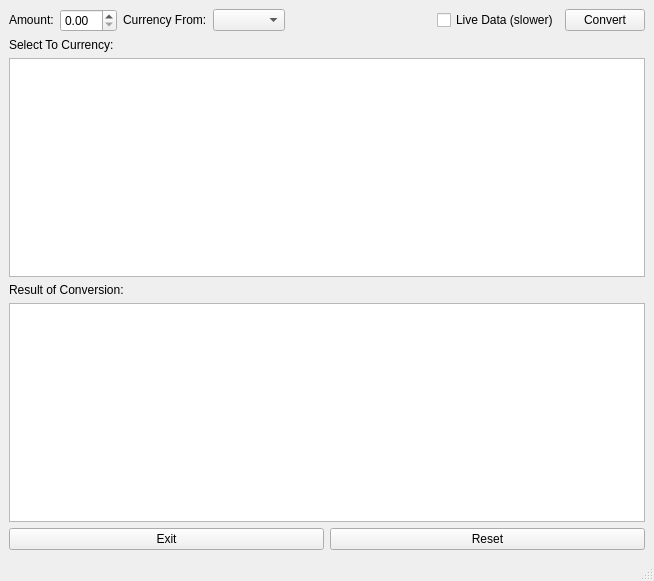
<?xml version="1.0" encoding="UTF-8"?>
<ui version="4.0">
 <class>MainWindow</class>
 <widget class="QMainWindow" name="MainWindow">
  <property name="geometry">
   <rect>
    <x>0</x>
    <y>0</y>
    <width>654</width>
    <height>581</height>
   </rect>
  </property>
  <property name="sizePolicy">
   <sizepolicy hsizetype="Minimum" vsizetype="Minimum">
    <horstretch>0</horstretch>
    <verstretch>0</verstretch>
   </sizepolicy>
  </property>
  <property name="windowTitle">
   <string>MainWindow</string>
  </property>
  <widget class="QWidget" name="centralwidget">
   <layout class="QGridLayout" name="gridLayout_2">
    <item row="0" column="0">
     <layout class="QVBoxLayout" name="vL">
      <item>
       <layout class="QHBoxLayout" name="hl1">
        <item>
         <widget class="QLabel" name="l_amount">
          <property name="sizePolicy">
           <sizepolicy hsizetype="Maximum" vsizetype="Maximum">
            <horstretch>0</horstretch>
            <verstretch>0</verstretch>
           </sizepolicy>
          </property>
          <property name="text">
           <string>Amount:</string>
          </property>
         </widget>
        </item>
        <item>
         <widget class="QDoubleSpinBox" name="dsb_amount">
          <property name="sizePolicy">
           <sizepolicy hsizetype="Maximum" vsizetype="Fixed">
            <horstretch>0</horstretch>
            <verstretch>0</verstretch>
           </sizepolicy>
          </property>
         </widget>
        </item>
        <item>
         <widget class="QLabel" name="l_from">
          <property name="sizePolicy">
           <sizepolicy hsizetype="Maximum" vsizetype="Maximum">
            <horstretch>0</horstretch>
            <verstretch>0</verstretch>
           </sizepolicy>
          </property>
          <property name="text">
           <string>Currency From:</string>
          </property>
         </widget>
        </item>
        <item>
         <widget class="QComboBox" name="cb_from"/>
        </item>
        <item>
         <spacer name="horizontalSpacer">
          <property name="orientation">
           <enum>Qt::Horizontal</enum>
          </property>
          <property name="sizeHint" stdset="0">
           <size>
            <width>40</width>
            <height>20</height>
           </size>
          </property>
         </spacer>
        </item>
        <item>
         <widget class="QCheckBox" name="cb_live">
          <property name="text">
           <string>Live Data (slower)</string>
          </property>
         </widget>
        </item>
        <item>
         <widget class="QPushButton" name="pb_convert">
          <property name="text">
           <string>Convert</string>
          </property>
         </widget>
        </item>
       </layout>
      </item>
      <item>
       <layout class="QHBoxLayout" name="hl2"/>
      </item>
      <item>
       <widget class="QLabel" name="l_selectTo">
        <property name="text">
         <string>Select To Currency:</string>
        </property>
       </widget>
      </item>
      <item>
       <widget class="QListWidget" name="lw_toCurr">
        <property name="selectionMode">
         <enum>QAbstractItemView::MultiSelection</enum>
        </property>
        <property name="sortingEnabled">
         <bool>true</bool>
        </property>
       </widget>
      </item>
      <item>
       <widget class="QLabel" name="l_resutlConv">
        <property name="text">
         <string>Result of Conversion:</string>
        </property>
       </widget>
      </item>
      <item>
       <widget class="QTextEdit" name="te_result"/>
      </item>
      <item>
       <layout class="QHBoxLayout" name="hl3">
        <item>
         <widget class="QPushButton" name="pb_exit">
          <property name="text">
           <string>Exit</string>
          </property>
         </widget>
        </item>
        <item>
         <widget class="QPushButton" name="pb_reset">
          <property name="text">
           <string>Reset</string>
          </property>
         </widget>
        </item>
       </layout>
      </item>
     </layout>
    </item>
   </layout>
  </widget>
  <widget class="QMenuBar" name="menubar">
   <property name="geometry">
    <rect>
     <x>0</x>
     <y>0</y>
     <width>654</width>
     <height>22</height>
    </rect>
   </property>
  </widget>
  <widget class="QStatusBar" name="statusbar"/>
 </widget>
 <resources/>
 <connections>
  <connection>
   <sender>pb_exit</sender>
   <signal>clicked()</signal>
   <receiver>MainWindow</receiver>
   <slot>close()</slot>
   <hints>
    <hint type="sourcelabel">
     <x>166</x>
     <y>282</y>
    </hint>
    <hint type="destinationlabel">
     <x>324</x>
     <y>163</y>
    </hint>
   </hints>
  </connection>
 </connections>
</ui>
